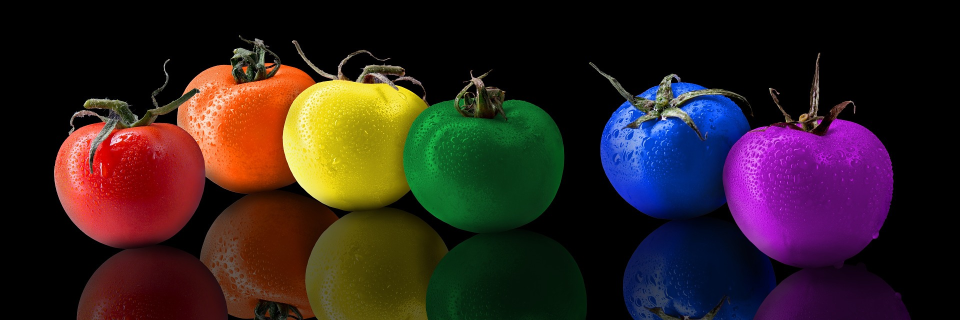
#> input picture Image/Tomato.jpg, 1920 x 640 px, given in place of the camera (shown at 1/2 size)
$ jupyter execute Untitled.ipynb   (older library calls are emulated)
#> lines starting #> are read from the running program, lines starting #| are printed output that depends on the picture; after the words box and inside, x2 and y2 are one past the last pixel; in counts of white or black regions, pixels touching at a corner belong together
[cell 1]
import cv2

capture = cv2.VideoCapture(0)
capture.set(cv2.CAP_PROP_FRAME_WIDTH, 640)
capture.set(cv2.CAP_PROP_FRAME_HEIGHT, 480)

while True:
    ret, frame = capture.read()
#> frame is the input picture: shape (640, 1920, 3); mean B, G, R 31.7, 32.7, 48.2
    gray = cv2.cvtColor(frame, cv2.COLOR_RGB2GRAY) #흑백전환
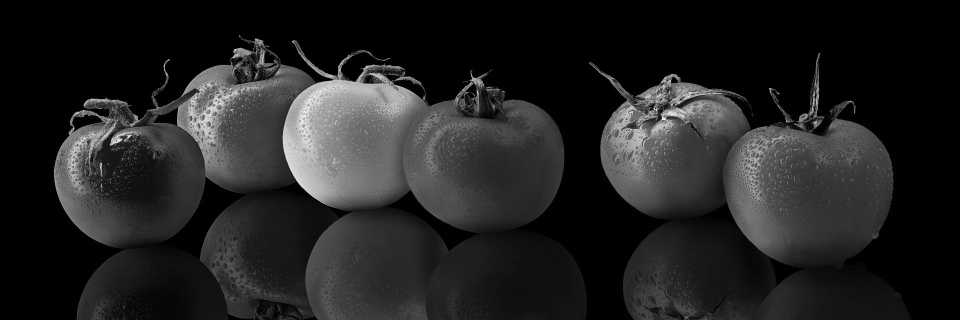
#> gray: shape (640, 1920) (shown at 1/2 size); min 0, max 255, mean 34.1
    ret, dst = cv2.threshold(gray, 100, 255, cv2.THRESH_BINARY)
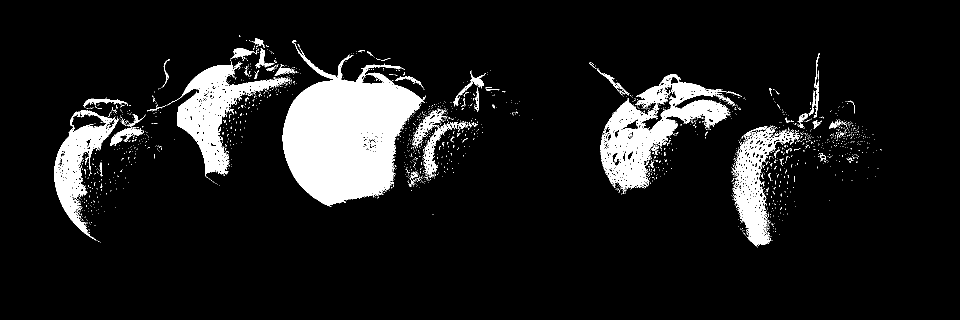
#> dst: shape (640, 1920) (shown at 1/2 size); 9.9% white; 1881 white regions (1804 under 20 px), largest, box (x1, y1, x2, y2) and area: (565, 81, 849, 413) 51225, (1201, 148, 1484, 385) 20396, (333, 123, 577, 357) 15439

    canny = cv2.Canny(frame, 100, 200)
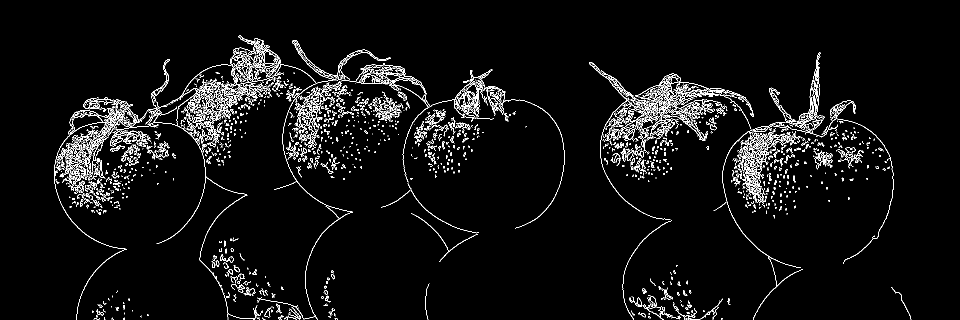
#> canny: shape (640, 1920) (shown at 1/2 size); 4.3% white in thin lines or dots, all inside (x1, y1, x2, y2) = (108, 70, 1823, 640)
    sobel = cv2.Sobel(gray, cv2.CV_8U, 1, 0, 3)
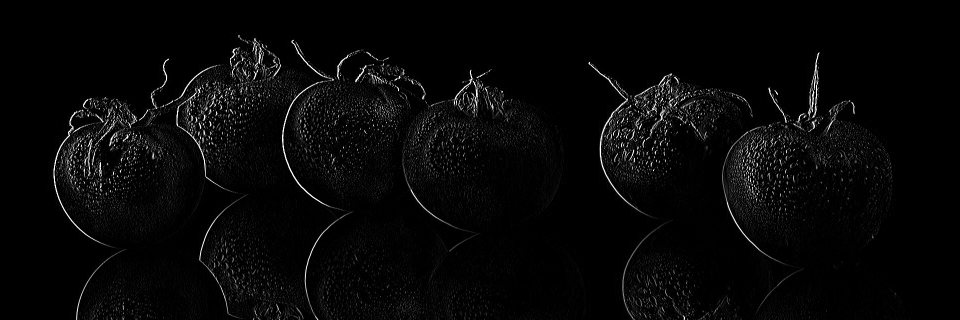
#> sobel: shape (640, 1920) (shown at 1/2 size); min 0, max 255, mean 7.4
    laplacian = cv2.Laplacian(gray, cv2.CV_8U, ksize = 3)
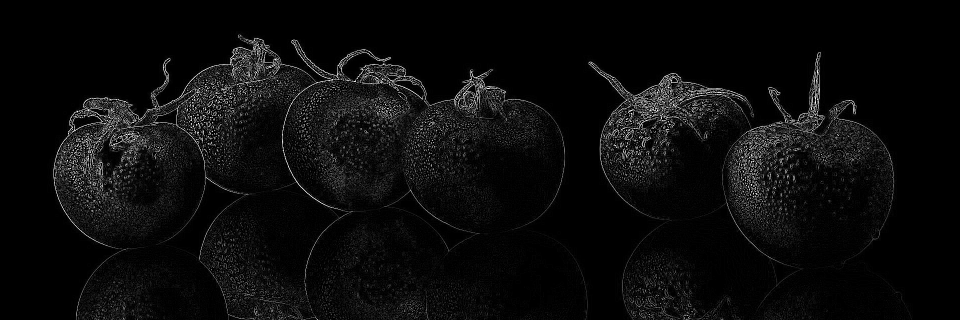
#> laplacian: shape (640, 1920) (shown at 1/2 size); min 0, max 255, mean 11.6

    cv2.imshow("VideoFrame", laplacian)
    if cv2.waitKey(1) > 0: break
#> (key Esc is pressed here)

capture.release()
cv2.destroyAllWindows()
